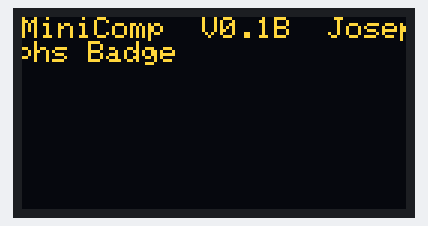
The sketch below on a simulated Arduino Uno, built with avr-gcc and run on an emulated ATmega328P. On the bench: 128×64 one-colour display. The OLED is the two-colour kind (top 16 rows yellow).

Above: at 0.1 s.

The sketch:

MiniComp.ino
```cpp
/*
MiniComp baseline firmware
*/

/*
MiniComp G-M-B
*/

/*
Preliminary Firmware for MiniComp Badge

Functions

Boot Screen

Three Badge-amations

Bade on Boot

*/

// Includes

#include "PCD8544.h"


// Defs
int mval;

// pin 7 - Serial clock out (SCLK)
// pin 6 - Serial data out (DIN)
// pin 5 - Data/Command select (D/C)
// pin 4 - LCD chip select (CS)
// pin 3 - LCD reset (RST)
PCD8544 nokia = PCD8544(7, 6, 5, 4, 3);


//Setup


void setup(void) {
  intlcdm();
}


void loop() {
  mainm();
}


//Functions

//Boot Screen
void intlcdm(){
  nokia.println("MiniComp");
  nokia.println("V0.1B");
  nokia.println("Josephs Badge");
  nokia.display();        // show the changes to the buffer
  delay(5000);
}

//Main Menu
void mainm(){
  //
  char* lnone = "PRGM ONE";
  char* lntwo = "PRGM TWO";
  char* lnthree = "PRGM THREE";
  digitalWrite( 13, HIGH);
}
```
